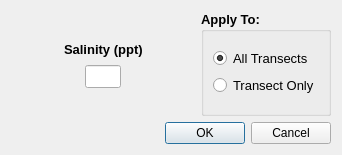
<?xml version="1.0" encoding="UTF-8"?>
<ui version="4.0">
 <class>salinity</class>
 <widget class="QDialog" name="salinity">
  <property name="geometry">
   <rect>
    <x>0</x>
    <y>0</y>
    <width>342</width>
    <height>155</height>
   </rect>
  </property>
  <property name="windowTitle">
   <string>Salinity</string>
  </property>
  <layout class="QGridLayout" name="gridLayout_2">
   <item row="0" column="0">
    <layout class="QHBoxLayout" name="horizontalLayout_3">
     <item>
      <layout class="QVBoxLayout" name="verticalLayout_2">
       <item>
        <spacer name="verticalSpacer_2">
         <property name="orientation">
          <enum>Qt::Vertical</enum>
         </property>
         <property name="sizeHint" stdset="0">
          <size>
           <width>20</width>
           <height>40</height>
          </size>
         </property>
        </spacer>
       </item>
       <item>
        <layout class="QHBoxLayout" name="horizontalLayout_2">
         <item>
          <spacer name="horizontalSpacer_3">
           <property name="orientation">
            <enum>Qt::Horizontal</enum>
           </property>
           <property name="sizeHint" stdset="0">
            <size>
             <width>40</width>
             <height>20</height>
            </size>
           </property>
          </spacer>
         </item>
         <item>
          <widget class="QLabel" name="salinity_label">
           <property name="font">
            <font>
             <pointsize>10</pointsize>
             <weight>75</weight>
             <bold>true</bold>
            </font>
           </property>
           <property name="text">
            <string>Salinity (ppt)</string>
           </property>
          </widget>
         </item>
         <item>
          <spacer name="horizontalSpacer_4">
           <property name="orientation">
            <enum>Qt::Horizontal</enum>
           </property>
           <property name="sizeHint" stdset="0">
            <size>
             <width>40</width>
             <height>20</height>
            </size>
           </property>
          </spacer>
         </item>
        </layout>
       </item>
       <item>
        <layout class="QHBoxLayout" name="horizontalLayout" stretch="2,1,2">
         <item>
          <spacer name="horizontalSpacer">
           <property name="orientation">
            <enum>Qt::Horizontal</enum>
           </property>
           <property name="sizeHint" stdset="0">
            <size>
             <width>40</width>
             <height>20</height>
            </size>
           </property>
          </spacer>
         </item>
         <item>
          <widget class="QLineEdit" name="ed_salinity">
           <property name="font">
            <font>
             <pointsize>10</pointsize>
            </font>
           </property>
          </widget>
         </item>
         <item>
          <spacer name="horizontalSpacer_2">
           <property name="orientation">
            <enum>Qt::Horizontal</enum>
           </property>
           <property name="sizeHint" stdset="0">
            <size>
             <width>40</width>
             <height>20</height>
            </size>
           </property>
          </spacer>
         </item>
        </layout>
       </item>
       <item>
        <spacer name="verticalSpacer">
         <property name="orientation">
          <enum>Qt::Vertical</enum>
         </property>
         <property name="sizeHint" stdset="0">
          <size>
           <width>20</width>
           <height>40</height>
          </size>
         </property>
        </spacer>
       </item>
      </layout>
     </item>
     <item>
      <widget class="QGroupBox" name="gb_magvar">
       <property name="font">
        <font>
         <pointsize>10</pointsize>
         <weight>75</weight>
         <bold>true</bold>
        </font>
       </property>
       <property name="title">
        <string>Apply To:</string>
       </property>
       <layout class="QGridLayout" name="gridLayout">
        <item row="0" column="0">
         <layout class="QVBoxLayout" name="verticalLayout">
          <item>
           <widget class="QRadioButton" name="rb_all">
            <property name="font">
             <font>
              <pointsize>10</pointsize>
              <weight>50</weight>
              <bold>false</bold>
             </font>
            </property>
            <property name="text">
             <string>All Transects</string>
            </property>
            <property name="checked">
             <bool>true</bool>
            </property>
           </widget>
          </item>
          <item>
           <widget class="QRadioButton" name="rb_transect">
            <property name="font">
             <font>
              <pointsize>10</pointsize>
              <weight>50</weight>
              <bold>false</bold>
             </font>
            </property>
            <property name="text">
             <string>Transect Only</string>
            </property>
           </widget>
          </item>
         </layout>
        </item>
       </layout>
      </widget>
     </item>
    </layout>
   </item>
   <item row="1" column="0">
    <widget class="QDialogButtonBox" name="buttonBox">
     <property name="orientation">
      <enum>Qt::Horizontal</enum>
     </property>
     <property name="standardButtons">
      <set>QDialogButtonBox::Cancel|QDialogButtonBox::Ok</set>
     </property>
    </widget>
   </item>
  </layout>
 </widget>
 <resources/>
 <connections>
  <connection>
   <sender>buttonBox</sender>
   <signal>accepted()</signal>
   <receiver>salinity</receiver>
   <slot>accept()</slot>
   <hints>
    <hint type="sourcelabel">
     <x>248</x>
     <y>254</y>
    </hint>
    <hint type="destinationlabel">
     <x>157</x>
     <y>274</y>
    </hint>
   </hints>
  </connection>
  <connection>
   <sender>buttonBox</sender>
   <signal>rejected()</signal>
   <receiver>salinity</receiver>
   <slot>reject()</slot>
   <hints>
    <hint type="sourcelabel">
     <x>316</x>
     <y>260</y>
    </hint>
    <hint type="destinationlabel">
     <x>286</x>
     <y>274</y>
    </hint>
   </hints>
  </connection>
 </connections>
</ui>
